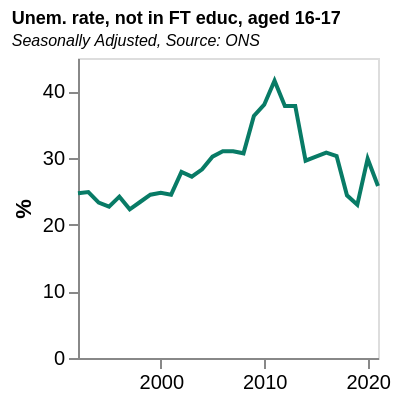

Describe this chart as a Vega-Lite specification.
### Vega-Lite specification from a JSON file in a GitHub repository (floating-point values rounded to 4 significant figures)
{"$schema": "https://vega.github.io/schema/vega-lite/v5.json", "data": {"values": [{"date": "1992", "label": "1992", "month": "", "quarter": "", "sourceDataset": "LMS", "updateDate": "2015-10-13T23:00:00.000Z", "value": "24.7", "year": "1992"}, {"date": "1993", "label": "1993", "month": "", "quarter": "", "sourceDataset": "LMS", "updateDate": "2015-10-13T23:00:00.000Z", "value": "24.9", "year": "1993"}, {"date": "1994", "label": "1994", "month": "", "quarter": "", "sourceDataset": "LMS", "updateDate": "2015-10-13T23:00:00.000Z", "value": "23.3", "year": "1994"}, {"date": "1995", "label": "1995", "month": "", "quarter": "", "sourceDataset": "LMS", "updateDate": "2015-10-13T23:00:00.000Z", "value": "22.7", "year": "1995"}, {"date": "1996", "label": "1996", "month": "", "quarter": "", "sourceDataset": "LMS", "updateDate": "2015-10-13T23:00:00.000Z", "value": "24.2", "year": "1996"}, {"date": "1997", "label": "1997", "month": "", "quarter": "", "sourceDataset": "LMS", "updateDate": "2015-10-13T23:00:00.000Z", "value": "22.3", "year": "1997"}, {"date": "1998", "label": "1998", "month": "", "quarter": "", "sourceDataset": "LMS", "updateDate": "2015-10-13T23:00:00.000Z", "value": "23.4", "year": "1998"}, {"date": "1999", "label": "1999", "month": "", "quarter": "", "sourceDataset": "LMS", "updateDate": "2015-10-13T23:00:00.000Z", "value": "24.5", "year": "1999"}, {"date": "2000", "label": "2000", "month": "", "quarter": "", "sourceDataset": "LMS", "updateDate": "2015-10-13T23:00:00.000Z", "value": "24.8", "year": "2000"}, {"date": "2001", "label": "2001", "month": "", "quarter": "", "sourceDataset": "LMS", "updateDate": "2015-10-13T23:00:00.000Z", "value": "24.5", "year": "2001"}, {"date": "2002", "label": "2002", "month": "", "quarter": "", "sourceDataset": "LMS", "updateDate": "2015-10-13T23:00:00.000Z", "value": "27.9", "year": "2002"}, {"date": "2003", "label": "2003", "month": "", "quarter": "", "sourceDataset": "LMS", "updateDate": "2015-10-13T23:00:00.000Z", "value": "27.2", "year": "2003"}, {"date": "2004", "label": "2004", "month": "", "quarter": "", "sourceDataset": "LMS", "updateDate": "2015-10-13T23:00:00.000Z", "value": "28.3", "year": "2004"}, {"date": "2005", "label": "2005", "month": "", "quarter": "", "sourceDataset": "LMS", "updateDate": "2015-10-13T23:00:00.000Z", "value": "30.2", "year": "2005"}, {"date": "2006", "label": "2006", "month": "", "quarter": "", "sourceDataset": "LMS", "updateDate": "2015-10-13T23:00:00.000Z", "value": "31.0", "year": "2006"}, {"date": "2007", "label": "2007", "month": "", "quarter": "", "sourceDataset": "LMS", "updateDate": "2015-10-13T23:00:00.000Z", "value": "31.0", "year": "2007"}, {"date": "2008", "label": "2008", "month": "", "quarter": "", "sourceDataset": "LMS", "updateDate": "2015-10-13T23:00:00.000Z", "value": "30.7", "year": "2008"}, {"date": "2009", "label": "2009", "month": "", "quarter": "", "sourceDataset": "LMS", "updateDate": "2015-10-13T23:00:00.000Z", "value": "36.3", "year": "2009"}, {"date": "2010", "label": "2010", "month": "", "quarter": "", "sourceDataset": "LMS", "updateDate": "2015-10-13T23:00:00.000Z", "value": "38.0", "year": "2010"}, {"date": "2011", "label": "2011", "month": "", "quarter": "", "sourceDataset": "LMS", "updateDate": "2019-02-19T00:00:00.000Z", "value": "41.6", "year": "2011"}, {"date": "2012", "label": "2012", "month": "", "quarter": "", "sourceDataset": "LMS", "updateDate": "2019-02-19T00:00:00.000Z", "value": "37.8", "year": "2012"}, {"date": "2013", "label": "2013", "month": "", "quarter": "", "sourceDataset": "LMS", "updateDate": "2017-05-16T23:00:00.000Z", "value": "37.8", "year": "2013"}, {"date": "2014", "label": "2014", "month": "", "quarter": "", "sourceDataset": "LMS", "updateDate": "2019-02-19T00:00:00.000Z", "value": "29.6", "year": "2014"}, {"date": "2015", "label": "2015", "month": "", "quarter": "", "sourceDataset": "LMS", "updateDate": "2019-02-19T00:00:00.000Z", "value": "30.2", "year": "2015"}, {"date": "2016", "label": "2016", "month": "", "quarter": "", "sourceDataset": "LMS", "updateDate": "2019-02-19T00:00:00.000Z", "value": "30.8", "year": "2016"}, {"date": "2017", "label": "2017", "month": "", "quarter": "", "sourceDataset": "LMS", "updateDate": "2018-02-21T00:00:00.000Z", "value": "30.3", "year": "2017"}, {"date": "2018", "label": "2018", "month": "", "quarter": "", "sourceDataset": "LMS", "updateDate": "2019-02-19T00:00:00.000Z", "value": "24.4", "year": "2018"}, {"date": "2019", "label": "2019", "month": "", "quarter": "", "sourceDataset": "LMS", "updateDate": "2020-02-18T00:00:00.000Z", "value": "23.0", "year": "2019"}, {"date": "2020", "label": "2020", "month": "", "quarter": "", "sourceDataset": "LMS", "updateDate": "2022-08-15T23:00:00.000Z", "value": "29.9", "year": "2020"}, {"date": "2021", "label": "2021", "month": "", "quarter": "", "sourceDataset": "LMS", "updateDate": "2022-08-15T23:00:00.000Z", "value": "25.8", "year": "2021"}], "format": {"parse": {"date": "date"}}}, "title": {"text": "Unem. rate, not in FT educ, aged 16-17", "fontSize": 9, "subtitle": "Seasonally Adjusted, Source: ONS", "subtitleFontStyle": "italic", "subtitleFontSize": 8, "anchor": "start", "color": "black"}, "width": 150, "height": 150, "mark": {"type": "line", "color": "rgb(8,123,102"}, "encoding": {"x": {"field": "date", "type": "temporal", "axis": {"grid": false}, "title": ""}, "y": {"field": "value", "type": "quantitative", "axis": {"grid": false}, "title": "%"}}}
